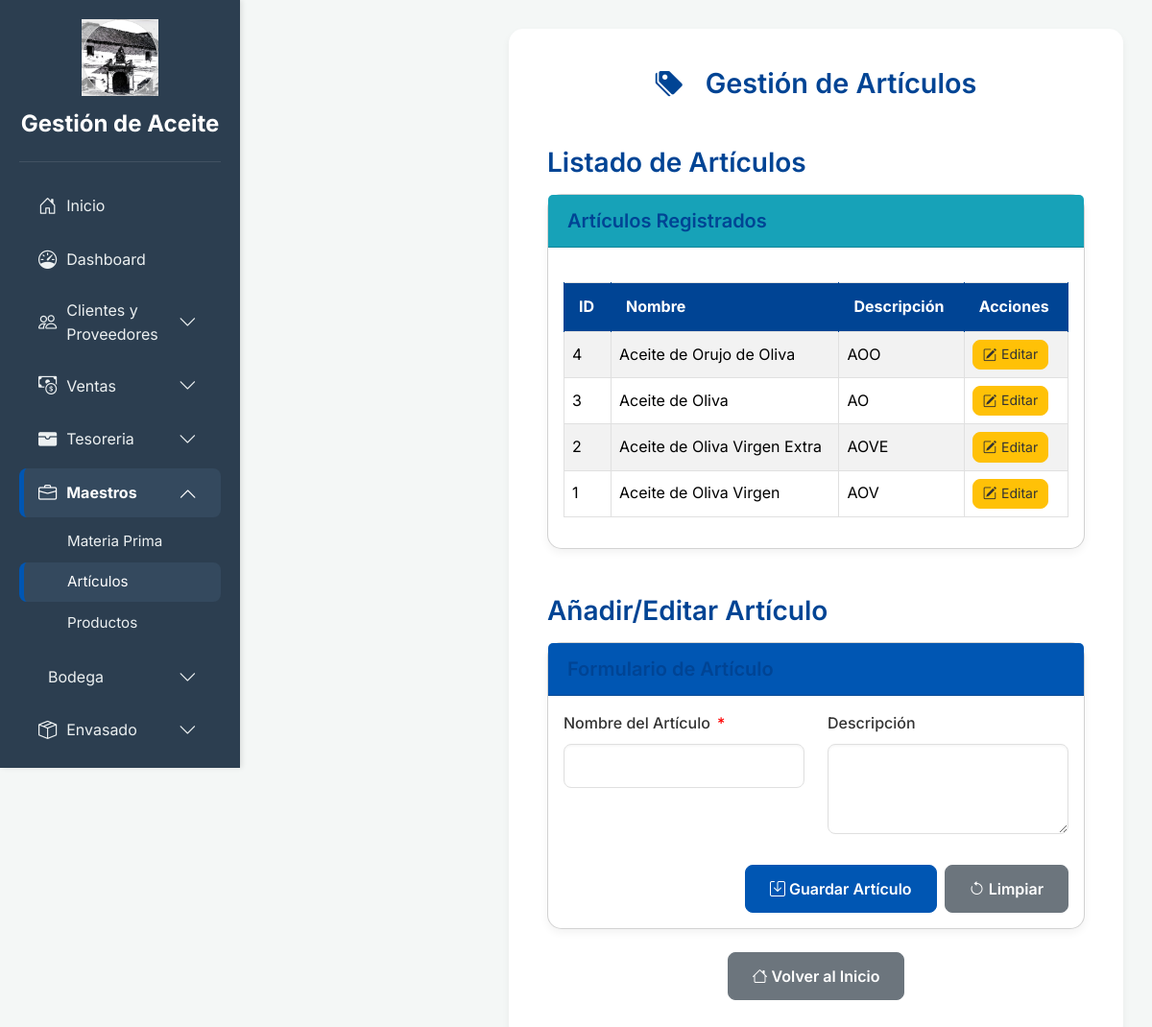
/app/articulos.php (signed in), run on the app's committed database.
### tables this page shows
CREATE TABLE `articulos` (
  `id_articulo` int(11) NOT NULL,
  `nombre_articulo` varchar(100) NOT NULL,
  `descripcion` varchar(255) DEFAULT NULL
);

### app/articulos.php (the view, shortened to what this page needs)
<?php
include 'conexion.php';
$articulos = [];
try {
    $stmt_articulos = $pdo->query("SELECT id_articulo, nombre_articulo, descripcion FROM articulos ORDER BY id_articulo DESC");
    $articulos = $stmt_articulos->fetchAll(PDO::FETCH_ASSOC);
} catch (PDOException $e) {
    $mensaje = "Error al cargar el listado de artículos: " . $e->getMessage();
    $tipo_mensaje = 'danger';
}
$articulo_a_editar = [
    'id_articulo' => '',
    'nombre_articulo' => '',
    'descripcion' => ''
];
?>
<!DOCTYPE html>
<html lang="es">
<head>
    <link href="https://cdn.jsdelivr.net/npm/bootstrap@5.3.3/dist/css/bootstrap.min.css" rel="stylesheet">
    <link href="https://cdn.jsdelivr.net/npm/bootstrap-icons@1.11.3/font/bootstrap-icons.min.css" rel="stylesheet">
</head>
<body>
    <?php include 'sidebar.php'; ?>
    <div class="main-content">
        <div class="container">
            <h2 class="mb-4 text-center"><i class="bi bi-tags-fill me-3"></i> Gestión de Artículos</h2>
            <h3 class="mt-5 mb-3">Listado de Artículos</h3>
            <div class="card table-section-card">
                <div class="card-header bg-info text-white">
                    <h5 class="mb-0">Artículos Registrados</h5>
                </div>
                <div class="card-body">
                    <?php if (empty($articulos)): ?>
                        <p class="text-center">No hay artículos registrados todavía.</p>
                    <?php else: ?>
                        <div class="table-responsive">
                            <table class="table table-bordered table-striped align-middle">
                                <thead>
                                    <tr>
                                        <th>ID</th>
                                        <th>Nombre</th>
                                        <th>Descripción</th>
                                        <th>Acciones</th>
                                    </tr>
                                </thead>
                                <tbody>
                                    <?php foreach ($articulos as $articulo): ?>
                                        <tr>
                                            <td><?php echo htmlspecialchars($articulo['id_articulo']); ?></td>
                                            <td><?php echo htmlspecialchars($articulo['nombre_articulo']); ?></td>
                                            <td><?php echo htmlspecialchars($articulo['descripcion']); ?></td>
                                            <td>
                                                <button type="button" class="btn btn-warning btn-sm" onclick="editArticulo(<?php echo htmlspecialchars(json_encode($articulo)); ?>)"><i class="bi bi-pencil-square"></i> Editar</button>
                                            </td>
                                        </tr>
                                    <?php endforeach; ?>
                                </tbody>
                            </table>
                        </div>
                    <?php endif; ?>
                </div>
            </div>
            <h3 class="mt-5 mb-3">Añadir/Editar Artículo</h3>
            <div class="card form-section-card">
                <div class="card-header bg-success text-white">
                    <h5 class="mb-0">Formulario de Artículo</h5>
                </div>
                <div class="card-body">
                    <form action="articulos.php" method="POST">
                        <div class="row">
                            <div class="col-md-6 mb-3">
                                <label for="nombre_articulo" class="form-label form-label-required">Nombre del Artículo</label>
                                <input type="text" class="form-control" id="nombre_articulo" name="nombre_articulo" value="<?php echo htmlspecialchars($articulo_a_editar['nombre_articulo']); ?>" required>
                            </div>
                            <div class="col-md-6 mb-3">
                                <label for="descripcion" class="form-label">Descripción</label>
                                <textarea class="form-control" id="descripcion" name="descripcion" rows="3"><?php echo htmlspecialchars($articulo_a_editar['descripcion']); ?></textarea>
                            </div>
                        </div>
                        <div class="row mt-3">
                            <div class="col-12 d-flex justify-content-end">
                                <button type="submit" class="btn btn-primary me-2"><i class="bi bi-save"></i> Guardar Artículo</button>
                                <button type="button" class="btn btn-secondary" onclick="resetForm()"><i class="bi bi-arrow-counterclockwise"></i> Limpiar</button>
                            </div>
                        </div>
                    </form>
                </div>
            </div>
            <div class="text-center mt-4">
                <a href="index.php" class="btn btn-secondary"><i class="bi bi-house"></i> Volver al Inicio</a>
            </div>
        </div>
    </div>
</body>
</html>

### app/articulos.php (style rules this page uses)
:root { --primary-color: #0056b3; --primary-dark: #004494; --secondary-color: #28a745; --text-dark: #333; --text-light: #666; --bg-light: #f4f7f6; --sidebar-bg: #343a40; --sidebar-link: #adb5bd; --sidebar-hover: #495057; --sidebar-active: #004494; --header-bg: #ffffff; --shadow-light: rgba(0, 0, 0, 0.05); --shadow-medium: rgba(0, 0, 0, 0.1); --sidebar-width: 250px; }
body { font-family: 'Inter', sans-serif; background-color: var(--bg-light); color: var(--text-dark); line-height: 1.6; font-size: 1rem; display: flex; min-height: 100vh; margin: 0; padding: 0; overflow-x: hidden; }
.main-content { margin-left: var(--sidebar-width); flex-grow: 1; padding: 30px; transition: margin-left 0.3s ease; background-color: var(--bg-light); width: calc(100% - var(--sidebar-width)); min-height: 100vh; }
.container { background-color: var(--header-bg); padding: 40px; border-radius: 15px; box-shadow: 0 4px 8px var(--shadow-light); margin-bottom: 40px; max-width: 100%; margin-left: auto; margin-right: auto; }
h1, h2, h3, h4, h5, h6 { color: var(--primary-dark); font-weight: 600; }
h2 { font-size: 1.8rem; margin-bottom: 25px; text-align: center; }
.form-label { font-weight: 500; color: var(--text-dark); margin-bottom: 8px; }
.form-control, .form-select { border: 1px solid var(--border-color, #e0e0e0); border-radius: 8px; padding: 10px 15px; box-shadow: inset 0 1px 3px rgba(0, 0, 0, 0.05); transition: border-color 0.2s ease, box-shadow 0.2s ease; }
.btn-primary { background-color: #0056b3; border-color: #0056b3; font-weight: 600; padding: 12px 25px; border-radius: 8px; transition: background-color 0.3s ease, border-color 0.3s ease, box-shadow 0.3s ease; }
.btn-sm { padding: 6px 10px; border-radius: 8px; font-size: 0.875rem; line-height: 1.2; display: inline-flex; align-items: center; justify-content: center; }
.btn-sm i { margin-right: 5px; font-size: 0.9rem; }
.btn-warning { background-color: #ffc107; border-color: #ffc107; color: #333; transition: background-color 0.3s ease, border-color 0.3s ease, box-shadow 0.3s ease; }
.btn-secondary { background-color: #6c757d; border-color: #6c757d; font-weight: 600; padding: 12px 25px; border-radius: 8px; transition: background-color 0.3s ease, border-color 0.3s ease, box-shadow 0.3s ease; }
.card { margin-bottom: 20px; border-radius: 15px; box-shadow: 0 4px 8px rgba(0,0,0,0.05); margin-left: auto; margin-right: auto; }
.form-section-card { max-width: 100%; }
.table-section-card { max-width: 100%; }
.card-header { border-top-left-radius: 15px; border-top-right-radius: 15px; padding: 15px 20px; font-size: 1.25rem; font-weight: 600; }
.card-header.bg-success { background-color: var(--primary-color) !important; }
.card-header.bg-info { background-color: #17a2b8 !important; }
.table-responsive { margin-top: 20px; }
.table thead th { background-color: var(--primary-dark); color: white; border-color: var(--primary-dark); padding: 12px 15px; }
.table-bordered { border-color: var(--border-color, #e0e0e0); }
.table td, .table th { vertical-align: middle; }
.form-label-required::after { content: " *"; color: red; margin-left: 3px; }

### app/sidebar.php (style rules this page uses)
:root { --sidebar-bg: #2c3e50; --sidebar-link: #ecf0f1; --sidebar-hover: #34495e; --primary-color: #0056b3; --primary-dark: #004494; }

### data on the page
articulos: id_articulo "4", nombre_articulo "Aceite de Orujo de Oliva", descripcion "AOO"
articulos: id_articulo "3", nombre_articulo "Aceite de Oliva", descripcion "AO"
articulos: id_articulo "2", nombre_articulo "Aceite de Oliva Virgen Extra", descripcion "AOVE"
articulos: id_articulo "1", nombre_articulo "Aceite de Oliva Virgen", descripcion "AOV"

### other printed values
$item['name'] "Clientes y Proveedores"
$item['name'] "Ventas"
$item['name'] "Tesoreria"
$item['name'] "Maestros"
$sub_link['text'] "Materia Prima"
$sub_link['text'] "Artículos"
$sub_link['text'] "Productos"
$item['name'] "Bodega"
$item['name'] "Envasado"
